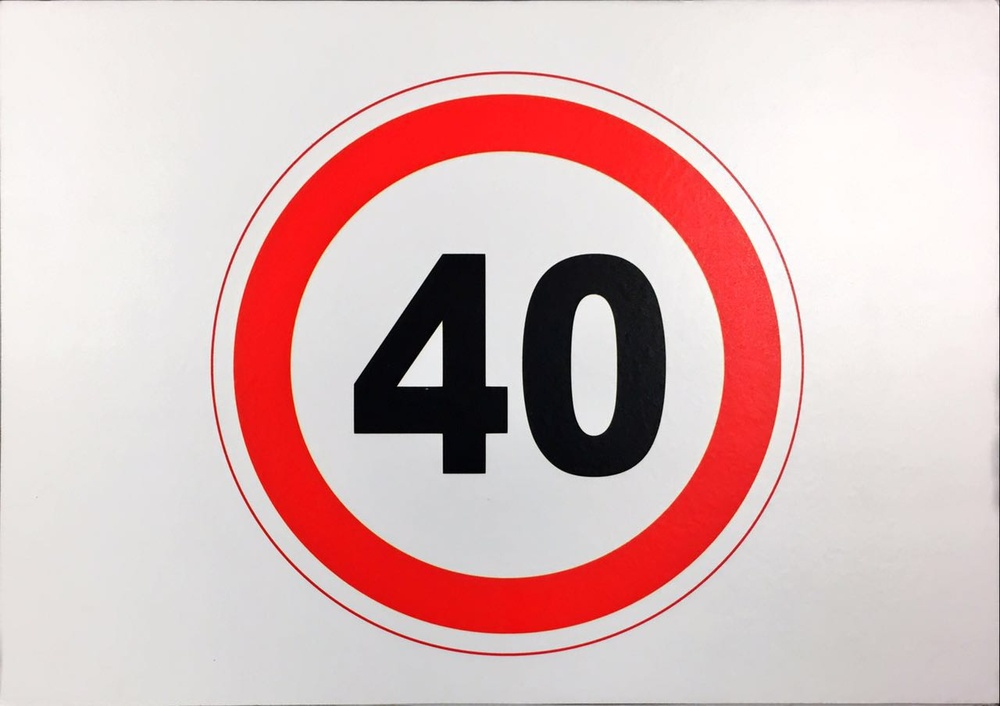
//> input picture 40-1.jpg, 1000 x 706 px, shrunk from 1280 x 904 before the run
$ ./Entropy 40-1.jpg   (built with g++ and OpenCV 4)
//> lines starting //> are read from the running program, lines starting //| are printed output that depends on the picture
#include "opencv2/imgproc/imgproc.hpp"
#include "opencv2/highgui/highgui.hpp"
#include <stdlib.h>
#include <stdio.h>
#include <iostream>
#include <fstream>
#include <vector>
#include "opencv2/core/mat.hpp"
#include <ctime>

using namespace cv;
using namespace std;

//template<typename _Tp> explicit Mat(const vector<_Tp>& vec, bool copyData=false);
int main(int argc, char **argv)
{
	Mat source, gray;
	double hu[7];
	Moments stop_cmoments;
	int sukriti=1;
	Mat arr[5];
	int o;
	ofstream opFile;
	//used for including timestamp
	time_t now = time(0);
	string timeStamp=ctime(&now);
	string name= "Entropy_"+ timeStamp+".csv";

	while(1){

		string file_name=argv[sukriti];
		//cout<<file_name<<endl;

		if(file_name=="z"){

			break;
		}
		source = imread(file_name);
//> source is the input picture: 706 rows x 1000 cols, CV_8UC3; mean B, G, R 188.1, 188.9, 218.6

		cvtColor( source, gray, CV_BGR2GRAY );
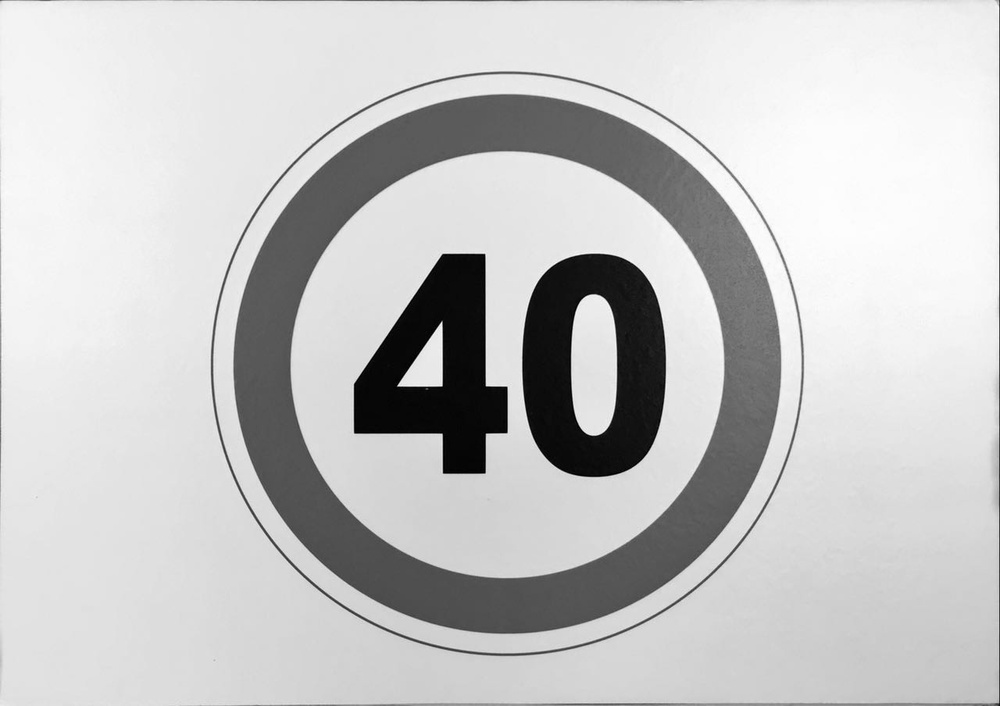
//> gray: 706 rows x 1000 cols, CV_8UC1; min 0, max 255, mean 197.7
		stop_cmoments=moments(gray, false );
//> stop_cmoments = moments, m00 139557963, centre m10/m00, m01/m00 = (498.3, 340.6)
		HuMoments(stop_cmoments,hu );
//> hu = [0.000988, 1.28e-07, 1.19e-13, 2.94e-13, 5.22e-26, -1.03e-16, 1.75e-26]

		vector<double> featureVector;
		/*****************Spatial Moments****************/
		featureVector.push_back(stop_cmoments.m00);
//> featureVector = [139557963]
		featureVector.push_back(stop_cmoments.m10 );
//> featureVector = [139557963, 6.95e+10]
		featureVector.push_back(stop_cmoments.m01);
//> featureVector = [139557963, 6.95e+10, 4.75e+10]
		featureVector.push_back(stop_cmoments.m20);
//> featureVector = [139557963, 6.95e+10, 4.75e+10, 4.78e+13]
		featureVector.push_back(stop_cmoments.m11);
//> featureVector = [139557963, 6.95e+10, 4.75e+10, 4.78e+13, 2.35e+13]
		featureVector.push_back(stop_cmoments.m02);
//> featureVector = [139557963, 6.95e+10, 4.75e+10, 4.78e+13, 2.35e+13, 2.23e+13]
		featureVector.push_back(stop_cmoments.m30);
//> featureVector = [139557963, 6.95e+10, 4.75e+10, 4.78e+13, 2.35e+13, 2.23e+13, 3.69e+16]
		featureVector.push_back(stop_cmoments.m21);
//> featureVector = [139557963, 6.95e+10, 4.75e+10, 4.78e+13, 2.35e+13, 2.23e+13, 3.69e+16, 1.61e+16]
		featureVector.push_back(stop_cmoments.m12);
//> featureVector = [139557963, 6.95e+10, 4.75e+10, 4.78e+13, 2.35e+13, 2.23e+13, 3.69e+16, 1.61e+16, 1.1e+16]
		featureVector.push_back(stop_cmoments.m03);
//> featureVector = [139557963, 6.95e+10, 4.75e+10, 4.78e+13, 2.35e+13, 2.23e+13, 3.69e+16, 1.61e+16, 1.1e+16, 1.19e+16]
		/*****************Central Moments****************/
		featureVector.push_back(stop_cmoments.mu20);
//> featureVector = [139557963, 6.95e+10, 4.75e+10, 4.78e+13, 2.35e+13, 2.23e+13, 3.69e+16, 1.61e+16, 1.1e+16, 1.19e+16, 1.31e+13]
		featureVector.push_back(stop_cmoments.mu11);
//> featureVector = [139557963, 6.95e+10, 4.75e+10, 4.78e+13, 2.35e+13, 2.23e+13, 3.69e+16, 1.61e+16, 1.1e+16, 1.19e+16, 1.31e+13, -1.5e+11]
		featureVector.push_back(stop_cmoments.mu02);
//> featureVector = [139557963, 6.95e+10, 4.75e+10, 4.78e+13, 2.35e+13, 2.23e+13, 3.69e+16, 1.61e+16, 1.1e+16, 1.19e+16, 1.31e+13, -1.5e+11, 6.14e+12]
		featureVector.push_back(stop_cmoments.mu30);
//> featureVector = [139557963, 6.95e+10, 4.75e+10, 4.78e+13, 2.35e+13, 2.23e+13, 3.69e+16, 1.61e+16, 1.1e+16, 1.19e+16, 1.31e+13, -1.5e+11, 6.14e+12, 2.68e+12]
		featureVector.push_back(stop_cmoments.mu21);
//> featureVector = [139557963, 6.95e+10, 4.75e+10, 4.78e+13, 2.35e+13, 2.23e+13, 3.69e+16, 1.61e+16, 1.1e+16, 1.19e+16, 1.31e+13, -1.5e+11, 6.14e+12, 2.68e+12, 1.46e+13]
		featureVector.push_back(stop_cmoments.mu12);
//> featureVector = [139557963, 6.95e+10, 4.75e+10, 4.78e+13, 2.35e+13, 2.23e+13, 3.69e+16, 1.61e+16, 1.1e+16, 1.19e+16, 1.31e+13, -1.5e+11, 6.14e+12, 2.68e+12, 1.46e+13, -1.4e+13]
		featureVector.push_back(stop_cmoments.mu03);
//> featureVector = 17 values, max 3.69e+16 at index 6, min -1.4e+13 at index 15, mean 4.48e+15
		/************Normalized Central Moments**********/
		featureVector.push_back(stop_cmoments.nu20);
//> featureVector = 18 values, max 3.69e+16 at index 6, min -1.4e+13 at index 15, mean 4.23e+15
		featureVector.push_back(stop_cmoments.nu11);
//> featureVector = 19 values, max 3.69e+16 at index 6, min -1.4e+13 at index 15, mean 4.01e+15
		featureVector.push_back(stop_cmoments.nu02);
//> featureVector = 20 values, max 3.69e+16 at index 6, min -1.4e+13 at index 15, mean 3.81e+15
		featureVector.push_back(stop_cmoments.nu30);
//> featureVector = 21 values, max 3.69e+16 at index 6, min -1.4e+13 at index 15, mean 3.63e+15
		featureVector.push_back(stop_cmoments.nu21);
//> featureVector = 22 values, max 3.69e+16 at index 6, min -1.4e+13 at index 15, mean 3.46e+15
		featureVector.push_back(stop_cmoments.nu12);
//> featureVector = 23 values, max 3.69e+16 at index 6, min -1.4e+13 at index 15, mean 3.31e+15
		featureVector.push_back(stop_cmoments.nu03);
//> featureVector = 24 values, max 3.69e+16 at index 6, min -1.4e+13 at index 15, mean 3.17e+15
		/******************Hu Moments*******************/

		for(int i=0;i<7;i++){
		featureVector.push_back(hu[i]);
		}


		//Conversion to matrix
		Mat fVector(featureVector);
//> fVector = 31 values, max 3.69e+16 at index 6, min -1.4e+13 at index 15, mean 2.46e+15
//> (the run ends here: the program stops with an error, at `string file_name=argv[sukriti];`)
